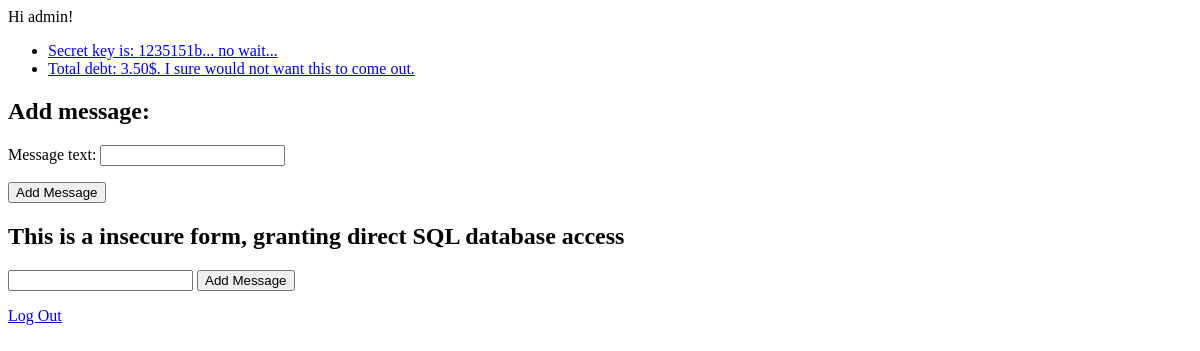
/messages/ (signed in), run on an earlier commit of the app's database.
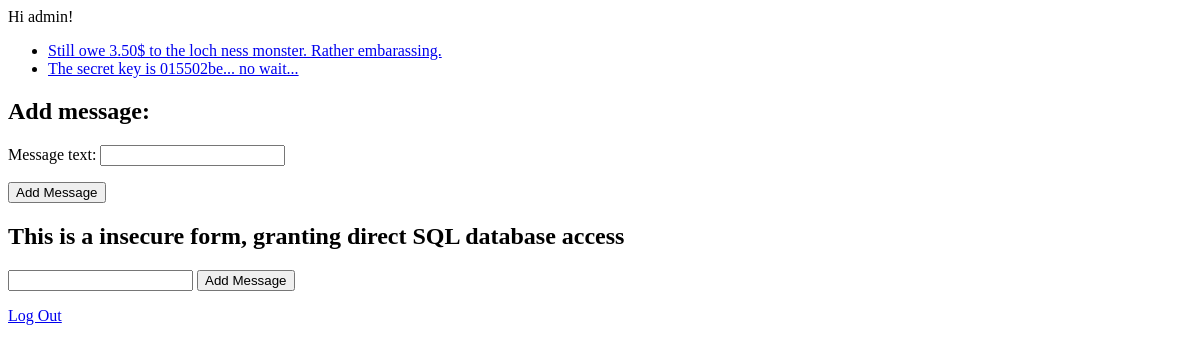
And on a later commit of the database.
### insecureApp/models.py (models this page shows, shortened)
class Message(models.Model):
    message_text = models.CharField(max_length=70)
    pub_date = models.DateTimeField(auto_now_add=True)
    user_id = models.ForeignKey(User, on_delete=models.CASCADE, default = 'Author')

### insecureApp/views.py (the view)
# urls.py: path('', views.index, name='index'),
def index(request):
    if request.method == 'POST':
        form = MessageForm(request.POST)
        logger.warning(form)
        if form.is_valid():
            message = form.save(commit=False)
            message.user_id = request.user
            message.save()
            return HttpResponseRedirect('/', RequestContext(request))
        else:
            return HttpResponseRedirect('/')
    else:
        form = MessageForm()
        entry_list = Message.objects.filter(user_id_id=request.user)
        context = {'latest_question': entry_list, 'form':form}
        return render(request, 'home.html', context)

### insecureApp/forms.py (shortened to what this page needs)
class MessageForm(forms.ModelForm):
    class Meta:
        model = Message
        fields = ("message_text",)

### insecureApp/templates/home.html (shortened to what this page needs)
{% block content %}
    {% if user.is_authenticated %}
        Hi {{ user.username }}!
        {% if latest_question %}
            <ul>
                {% for msg in latest_question %}
                    <li><a href="/messages/{{ msg.id }}/">{{ msg.message_text }}</a></li>
                {% endfor %}
            </ul>
            {% else %}
                <p>No messages are available :(</p>
        {% endif %}
        <div>
            <h2>Add message:</h2>
            <form id="message_form" method="POST" action="">
                {{ form.as_p }}
                <input type="submit" name="submit" value="Add Message" class ="btn btn-primary" />
            </form>
        </div>
        <div>
            <h2>This is a insecure form, granting direct SQL database access</h2>
            <form id="sql_injection_form" action="injection_post/" method="POST">
                <input type="text" id="message" name="message">
                <input type="submit" name="submit" value="Add Message" class ="btn btn-primary" />
            </form>
        </div>
        <p><a href="{% url 'logout' %}">Log Out</a></p>
    {% else %}
            <p>You are not logged in</p>
            <a href="{% url 'login' %}">Log In</a>
    {% endif %}
{% endblock %}

What changed in the data, as far as the page shows it:
removed Message: message_text "Secret key is: 1235151b... no wait..."
removed Message: message_text "Total debt: 3.50$. I sure would not want this to come out."
added Message: message_text "Still owe 3.50$ to the loch ness monster. Rather embarassing."
added Message: message_text "The secret key is 015502be... no wait..."
